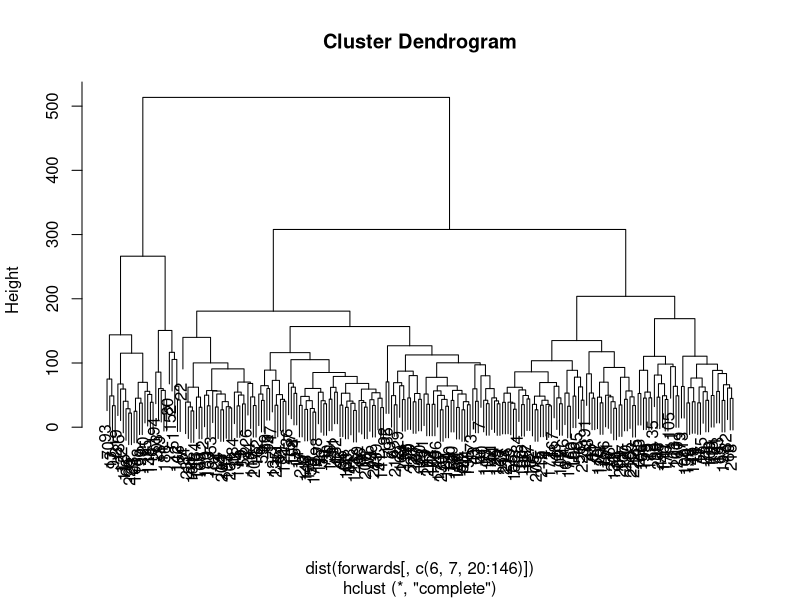

Recreate this plot in R. (Note: this script raises an error after producing the figure.)
## ---- chunk 1
knitr::opts_chunk$set(echo = TRUE)
## ---- chunk 2
library(dplyr)
library(ggplot2)
library(ggthemes)
library(ggpubr)
library(data.table)
library(caret)

forwards <- read.csv("../Data Acquisition/Data/forwards10_20_2022.csv")

attmids_wings <- forwards %>% filter(position == "Att Mid / Wing")
attmids_wings$height_cm <- as.numeric(as.character(attmids_wings$height_cm))

forwards <- forwards %>% filter(position == "Forward")
forwards$height_cm <- as.numeric(as.character(forwards$height_cm))

centerbacks <- read.csv("../Data Acquisition/Data/centerbacks10_20_2022.csv")
centerbacks$height_cm <- as.numeric(as.character(centerbacks$height_cm))

fullbacks <- read.csv("../Data Acquisition/Data/fullbacks10_20_2022.csv")
fullbacks$height_cm <- as.numeric(as.character(fullbacks$height_cm))

midfielders <- read.csv("../Data Acquisition/Data/midfielders10_20_2022.csv")
midfielders$height_cm <- as.numeric(as.character(midfielders$height_cm))
## ---- chunk 3
for_clusters <- hclust(dist(forwards[, c(6,7,20:146)]))
plot(for_clusters)
firstcut <- cutree(for_clusters, 3)
forwards_clust <- forwards
forwards_clust$h_cluster <- firstcut
## ---- chunk 4
FiveFit = kmeans(forwards[,20:146], 5, nstart=50)
forwards_clust$k_cluster <- FiveFit$cluster
## ---- chunk 5
filter(forwards_clust, k_clusters==2)

for_xG_vec = numeric(5)
for_DT_vec = numeric(5)

for(i in 1:5){
  for_xG_vec[i] = mean(filter(forwards_clust, forwards_clust$k_cluster==i)$xG)
  for_DT_vec[i] = mean(filter(forwards_clust, forwards_clust$k_cluster==i)$Dribblers.Tackled)
}

barplot(for_xG_vec ~ c(1:5), xlab = "Cluster", ylab= "Expected Goals", main = "xG per 90 by Cluster")
barplot(for_DT_vec ~ c(1:5), xlab = "Cluster", ylab= "Dribblers Tackled", main = "Dribblers Tackled per 90 by Cluster")
